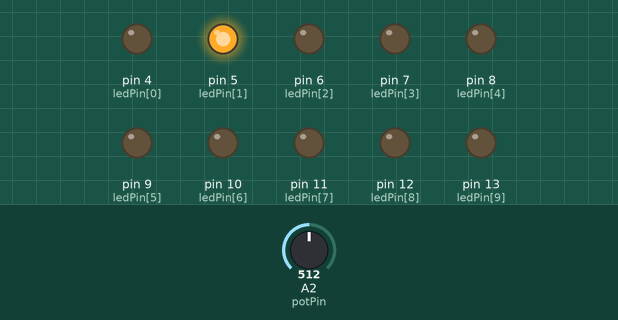
Bench run of a sketch on a simulated Arduino Uno, built with avr-gcc and run on an emulated ATmega328P. Shown: output pins drawn as LEDs (lit = HIGH). Dashed ring = blinking. Inputs (shaded band) come from the test bench; at power-on: A2 (potPin) = 512.

Above: at 1.2 s.
1.3 s: A2 (potPin) set to 122
At 2.1 s:
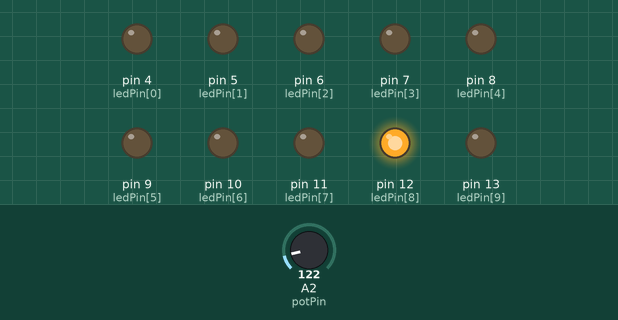
4.3 s: A2 (potPin) set to 0
At 4.77 s:
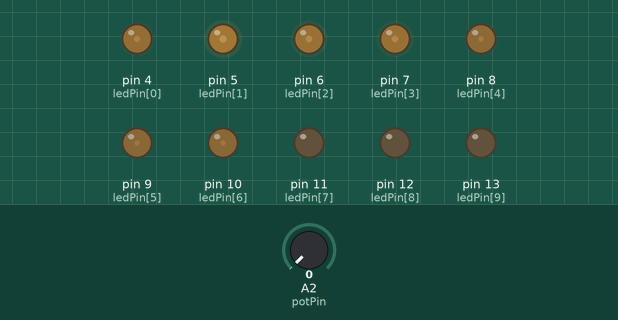
7.3 s: A2 (potPin) set to 19
At 7.81 s:
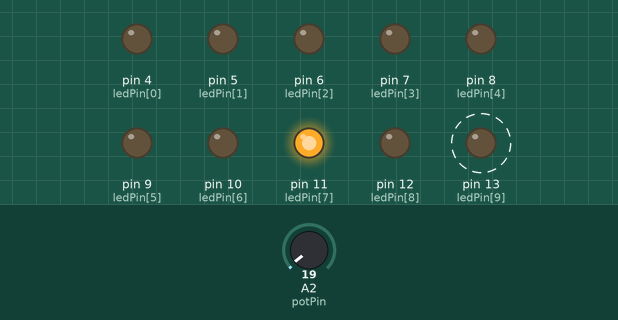
10.3 s: A2 (potPin) set to 306
At 10.74 s:
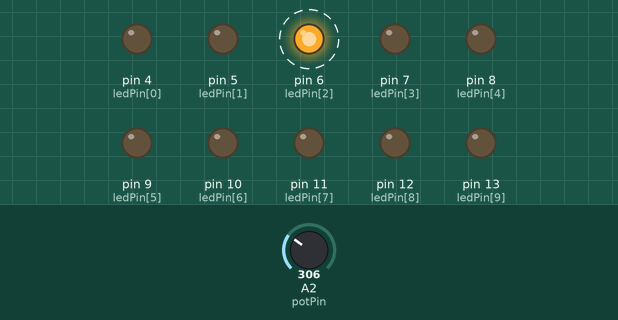
13.3 s: A2 (potPin) set to 511
16.3 s: A2 (potPin) set to 716
Timing chart, 0 to 47.0 s (numbered marks = the images above; inputs shaded):
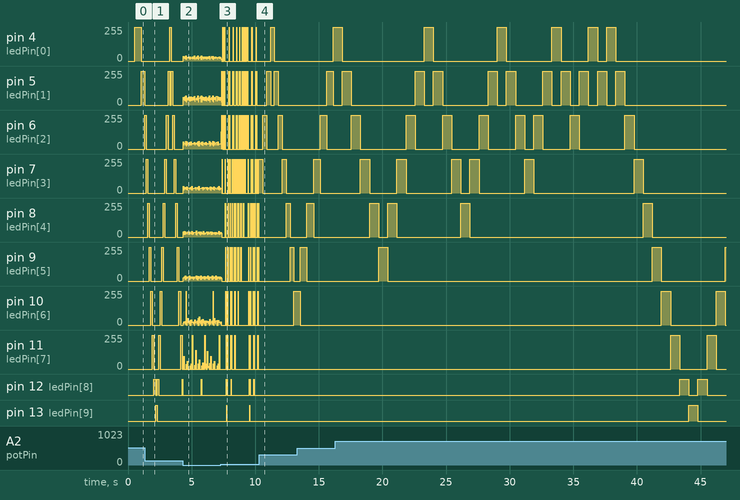

Measured:
- after the input at 1.3 s, pin 4 (ledPin[0]): 0/255 → 255/255 after 2.0 s, → 0/255 0.12 s later; pin 12 (ledPin[8]): goes HIGH 0.12 s, LOW 0.12 s, HIGH 0.12 s, LOW 1.8 s, then HIGH, starting after 0.74 s; pin 13 (ledPin[9]): LOW → HIGH after 0.86 s, → LOW 0.12 s later
- after the input at 4.3 s, pin 12 (ledPin[8]): HIGH → LOW after 0.00 s instead of 0.08 s
- after the input at 7.3 s, pin 13 (ledPin[9]): alternates HIGH for 0.02 s and LOW for 1.8 s, starting after 0.46 s
- after the input at 10.3 s, pin 11 (ledPin[7]): stops changing and stays 0/255; pin 12 (ledPin[8]), pin 13 (ledPin[9]): stops changing and stays LOW

The sketch:

LightEffectWithLedsThree.ino
```cpp
byte ledPin[10] = {4, 5, 6, 7, 8, 9, 10, 11, 12, 13}; // cria um array para os pinos dos LEDs
int ledDelay;                                         // intervalo entre as alterações
boolean direction = true;                             // relacao com o indice do array
int currentLED = 0;
int maxHeight = 9;
unsigned long changeTime;
int potPin = A2;                                      // potenciometro
int count = 0;

void setup() {
  // define todos os pinos como saída
  for (int x = 0; x < 10; x++) {
    pinMode(ledPin[x], OUTPUT);
  }
  changeTime = millis();
}

void loop() {
  // leitura do potenciometro
  ledDelay = analogRead(potPin);

  // verifica se já transcorreram ledDelay ms desde
  if ((millis() - changeTime) > ledDelay) {
    changeLED();
    changeTime = millis();
  }
}

void changeLED() {
  // apaga todos os LEDs
  for (int x = 0; x < 10; x++) {
    digitalWrite(ledPin[x], LOW);
  }

  // acende o LED atual
  if (currentLED <= maxHeight) {
    digitalWrite(ledPin[currentLED], HIGH);
  }

  // reinicia
  if ( currentLED == 0 ) {
    direction = true;
  }

  // verifica o fim de linha
  if (currentLED == maxHeight) {
    direction = false;
  }

  // incrementa de acordo com o valor da direcao
  currentLED += (direction == true) ? 1 : -1;

  // ao voltar ao inicio, reduz o fim de linha
  if ( currentLED == 0 ) {
    maxHeight -= 1;
  }

  // reinicia
  if (maxHeight == 0)
    maxHeight = 9;
}
```
